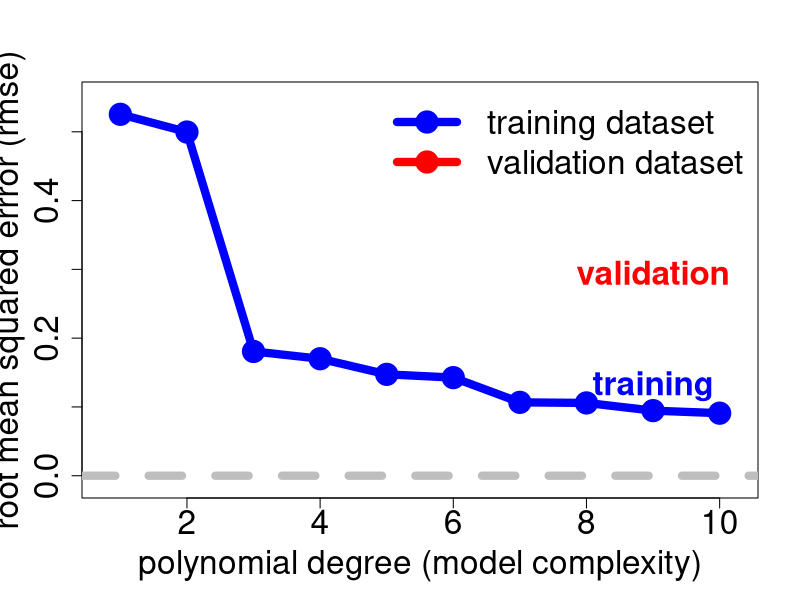

R code for this plot:
#-----------------------------------------------------------------------------#
# Title:    Scripts to produce plots for Practical Issues presentation
# Author:   John Joseph Valletta
# Date:     05/03/2015     
#-----------------------------------------------------------------------------#

#-----------------------------------------------------------------------------#
# Preamble
#-----------------------------------------------------------------------------#
rm(list = setdiff(ls(), lsf.str())) # Remove all objects except functions (lsf.str() would remove only functions)

#-----------------------------------------------------------------------------#
# Overfit/underfit
#-----------------------------------------------------------------------------#
set.seed(10)
# Training set
xTrain <- seq(from=-pi, to=pi, by=0.5)
yTrain <- sin(xTrain)
yTrain <- yTrain + rnorm(length(yTrain), mean=0, sd=0.3)
# Validation set
xVal <- runif(n=length(xTrain), min=-pi, max=pi)
xVal <- data.frame(x=xVal)
yVal <- sin(xVal)
yVal <- yVal + rnorm(length(yVal), mean=0, sd=0.3)
# Testing set
xSeq <- seq(from=-pi, to=pi, by=0.01) # test set
xTest <- data.frame(x=xSeq)
df <- data.frame(x=xTrain, y=yTrain)
# Compute RMSE for train and val dataset
rmseTrain <- rep(NA, 10)
rmseVal <- rep(NA, 10)
for (i in seq(10)) {
    fit <- lm(y ~ poly(x, i), data=df)   
    rmseTrain[i] <- sqrt(mean((df$y - fitted(fit))^2))
    rmseVal[i] <- sqrt(mean((yVal - predict(fit, newdata=xVal))^2))
}
pdf(file="trainvsval.pdf", paper="a4r")
lwd <- 8
kSize <- 2
plot(rmseTrain, type="o", pch=1, col="blue", lwd=lwd, xlim=c(0.8,10.2), ylim=c(-0.01,0.55),
     xlab="polynomial degree (model complexity)", ylab="root mean squared errror (rmse)",
     cex.lab=kSize, cex.axis=kSize, cex.main=kSize, cex.sub=kSize, cex=kSize)
points(rmseVal, type="o", pch=1, col="red", lwd=lwd, cex=kSize)
abline(h=0, col="grey", lwd=lwd, lty=2, cex=kSize)
text(9, 0.13, "training", col="blue", cex=kSize, font=2)
text(9, 0.295, "validation", col="red", cex=kSize, font=2)
legend("topright", c("training dataset", "validation dataset"), bty="n",
       col=c("blue", "red"), pch=1, lwd=lwd, lty=1, cex=kSize)
dev.off()
